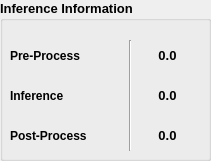
   <widget class="QGroupBox" name="inferenceInformation_group">
    <property name="geometry">
     <rect>
      <x>660</x>
      <y>40</y>
      <width>211</width>
      <height>161</height>
     </rect>
    </property>
    <property name="font">
     <font>
      <pointsize>10</pointsize>
      <weight>75</weight>
      <bold>true</bold>
     </font>
    </property>
    <property name="title">
     <string>Inference Information</string>
    </property>
    <widget class="QLabel" name="II_preProcess_label">
     <property name="geometry">
      <rect>
       <x>10</x>
       <y>40</y>
       <width>111</width>
       <height>31</height>
      </rect>
     </property>
     <property name="font">
      <font>
       <pointsize>9</pointsize>
      </font>
     </property>
     <property name="text">
      <string notr="true">Pre-Process</string>
     </property>
    </widget>
    <widget class="QLabel" name="II_inference_label">
     <property name="geometry">
      <rect>
       <x>10</x>
       <y>80</y>
       <width>111</width>
       <height>31</height>
      </rect>
     </property>
     <property name="font">
      <font>
       <pointsize>9</pointsize>
      </font>
     </property>
     <property name="text">
      <string notr="true">Inference</string>
     </property>
    </widget>
    <widget class="QLabel" name="II_postProcess_label">
     <property name="geometry">
      <rect>
       <x>10</x>
       <y>120</y>
       <width>111</width>
       <height>31</height>
      </rect>
     </property>
     <property name="font">
      <font>
       <pointsize>9</pointsize>
      </font>
     </property>
     <property name="text">
      <string notr="true">Post-Process</string>
     </property>
    </widget>
    <widget class="Line" name="II_separator1">
     <property name="geometry">
      <rect>
       <x>120</x>
       <y>40</y>
       <width>20</width>
       <height>111</height>
      </rect>
     </property>
     <property name="orientation">
      <enum>Qt::Vertical</enum>
     </property>
    </widget>
    <widget class="QLabel" name="II_preProcess_value">
     <property name="geometry">
      <rect>
       <x>140</x>
       <y>47</y>
       <width>55</width>
       <height>16</height>
      </rect>
     </property>
     <property name="text">
      <string>0.0</string>
     </property>
     <property name="alignment">
      <set>Qt::AlignCenter</set>
     </property>
    </widget>
    <widget class="QLabel" name="II_inference_value">
     <property name="geometry">
      <rect>
       <x>140</x>
       <y>87</y>
       <width>55</width>
       <height>16</height>
      </rect>
     </property>
     <property name="text">
      <string>0.0</string>
     </property>
     <property name="alignment">
      <set>Qt::AlignCenter</set>
     </property>
    </widget>
    <widget class="QLabel" name="II_postProcess_value">
     <property name="geometry">
      <rect>
       <x>140</x>
       <y>127</y>
       <width>55</width>
       <height>16</height>
      </rect>
     </property>
     <property name="text">
      <string>0.0</string>
     </property>
     <property name="alignment">
      <set>Qt::AlignCenter</set>
     </property>
    </widget>
   </widget>
